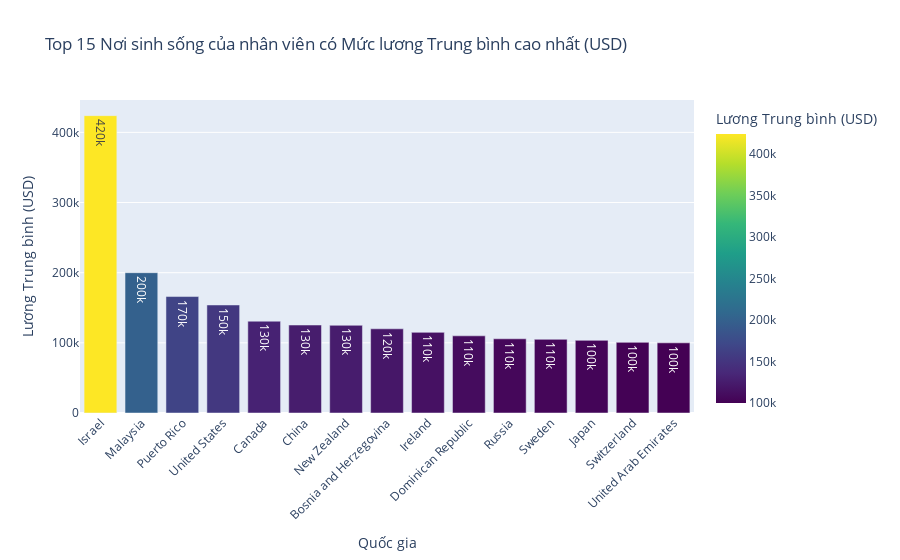

The notebook cell this image was saved under:
### Code cell
# 2. Vẽ biểu đồ cột cho Top 15 quốc gia Nơi sinh sống của nhân viên được trả lương cao nhất
top_n = 15

fig = px.bar(country_emp_salary.sort_values(by='salary_in_usd', ascending=False).head(top_n),
            x='employee_residence',
            y='salary_in_usd',
            title=f'Top {top_n} Nơi sinh sống của nhân viên có Mức lương Trung bình cao nhất (USD)',
            labels={'salary_in_usd': 'Lương Trung bình (USD)', 'employee_residence': 'Quốc gia'},
            text_auto='.2s', # Hiển thị số liệu trên cột (dạng rút gọn 100k)
            color='salary_in_usd',
            color_continuous_scale='Viridis',
            )

fig.update_layout(xaxis_tickangle=-45) # Xoay nhãn trục X để dễ đọc
fig.show()

### Figure 1 — Plotly figure (JSON) as saved in the notebook; plotly's stock layout.template omitted (floating-point values rounded to 4 significant figures)
{"data": [{"hovertemplate": "Quốc gia=%{x}<br>Lương Trung bình (USD)=%{marker.color}<extra></extra>", "legendgroup": "", "marker": {"color": [423800.0, 200000.0, 166000.0, 154000.0, 130900.0, 125400.0, 125000.0, 120000.0, 114900.0, 110000.0, 105800.0, 105000.0, 103500.0, 100700.0, 100000.0], "coloraxis": "coloraxis", "pattern": {"shape": ""}}, "name": "", "orientation": "v", "showlegend": false, "textposition": "auto", "texttemplate": "%{y:.2s}", "type": "bar", "x": ["Israel", "Malaysia", "Puerto Rico", "United States", "Canada", "China", "New Zealand", "Bosnia and Herzegovina", "Ireland", "Dominican Republic", "Russia", "Sweden", "Japan", "Switzerland", "United Arab Emirates"], "xaxis": "x", "y": [423800.0, 200000.0, 166000.0, 154000.0, 130900.0, 125400.0, 125000.0, 120000.0, 114900.0, 110000.0, 105800.0, 105000.0, 103500.0, 100700.0, 100000.0], "yaxis": "y"}], "layout": {"barmode": "relative", "coloraxis": {"colorbar": {"title": {"text": "Lương Trung bình (USD)"}}, "colorscale": [[0, "#440154"], [0.1111, "#482878"], [0.2222, "#3e4989"], [0.3333, "#31688e"], [0.4444, "#26828e"], [0.5556, "#1f9e89"], [0.6667, "#35b779"], [0.7778, "#6ece58"], [0.8889, "#b5de2b"], [1, "#fde725"]]}, "legend": {"tracegroupgap": 0}, "title": {"text": "Top 15 Nơi sinh sống của nhân viên có Mức lương Trung bình cao nhất (USD)"}, "xaxis": {"anchor": "y", "domain": [0, 1], "tickangle": -45, "title": {"text": "Quốc gia"}}, "yaxis": {"anchor": "x", "domain": [0, 1], "title": {"text": "Lương Trung bình (USD)"}}}}
